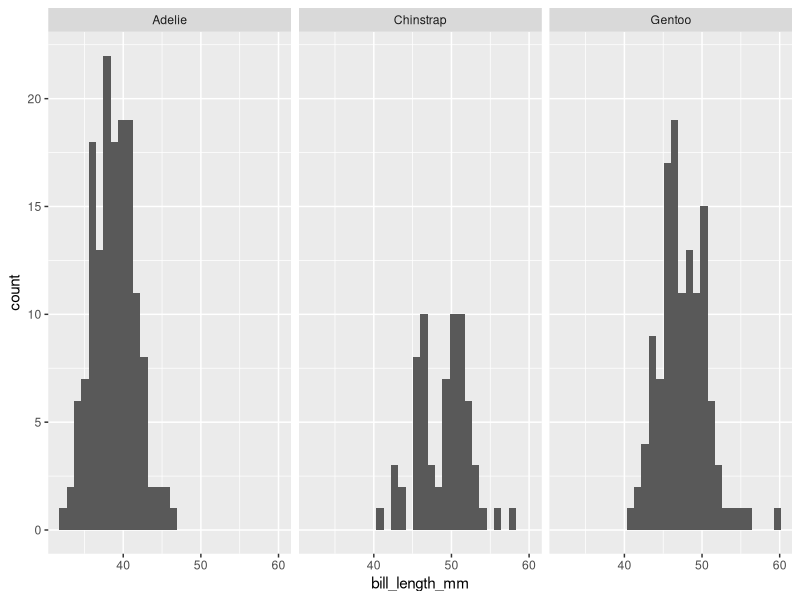

Write R code to recreate this figure.
## ---- chunk 1
knitr::opts_chunk$set(echo = TRUE)
## ---- chunk 2
library(palmerpenguins)
data("penguins")
library(ggplot2)
ggplot(penguins)+
  geom_histogram(aes(x = bill_length_mm))+
  facet_wrap(~species)
